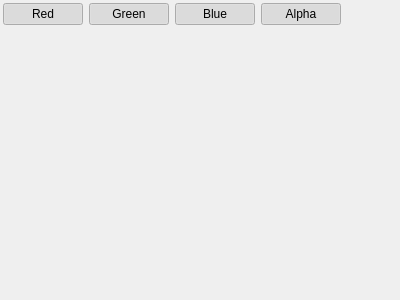
<?xml version="1.0" encoding="UTF-8"?>
<ui version="4.0">
 <class>TextureWidget</class>
 <widget class="QWidget" name="TextureWidget">
  <property name="geometry">
   <rect>
    <x>0</x>
    <y>0</y>
    <width>400</width>
    <height>300</height>
   </rect>
  </property>
  <property name="windowTitle">
   <string>Form</string>
  </property>
  <layout class="QGridLayout" name="gridLayout">
   <property name="leftMargin">
    <number>3</number>
   </property>
   <property name="topMargin">
    <number>3</number>
   </property>
   <property name="rightMargin">
    <number>3</number>
   </property>
   <property name="bottomMargin">
    <number>3</number>
   </property>
   <item row="0" column="0">
    <layout class="QHBoxLayout" name="horizontalLayout">
     <item>
      <widget class="QPushButton" name="btnRed">
       <property name="text">
        <string>Red</string>
       </property>
       <property name="checkable">
        <bool>true</bool>
       </property>
       <property name="checked">
        <bool>true</bool>
       </property>
       <property name="flat">
        <bool>true</bool>
       </property>
      </widget>
     </item>
     <item>
      <widget class="QPushButton" name="btnGreen">
       <property name="text">
        <string>Green</string>
       </property>
       <property name="checkable">
        <bool>true</bool>
       </property>
       <property name="checked">
        <bool>true</bool>
       </property>
       <property name="flat">
        <bool>true</bool>
       </property>
      </widget>
     </item>
     <item>
      <widget class="QPushButton" name="btnBlue">
       <property name="text">
        <string>Blue</string>
       </property>
       <property name="checkable">
        <bool>true</bool>
       </property>
       <property name="checked">
        <bool>true</bool>
       </property>
       <property name="flat">
        <bool>true</bool>
       </property>
      </widget>
     </item>
     <item>
      <widget class="QPushButton" name="btnAlpha">
       <property name="text">
        <string>Alpha</string>
       </property>
       <property name="checkable">
        <bool>true</bool>
       </property>
       <property name="checked">
        <bool>true</bool>
       </property>
       <property name="flat">
        <bool>true</bool>
       </property>
      </widget>
     </item>
     <item>
      <spacer name="horizontalSpacer">
       <property name="orientation">
        <enum>Qt::Horizontal</enum>
       </property>
       <property name="sizeHint" stdset="0">
        <size>
         <width>40</width>
         <height>20</height>
        </size>
       </property>
      </spacer>
     </item>
    </layout>
   </item>
   <item row="1" column="0">
    <widget class="QWidget" name="wPreview" native="true">
     <property name="sizePolicy">
      <sizepolicy hsizetype="Preferred" vsizetype="MinimumExpanding">
       <horstretch>0</horstretch>
       <verstretch>0</verstretch>
      </sizepolicy>
     </property>
    </widget>
   </item>
  </layout>
 </widget>
 <resources/>
 <connections/>
</ui>
